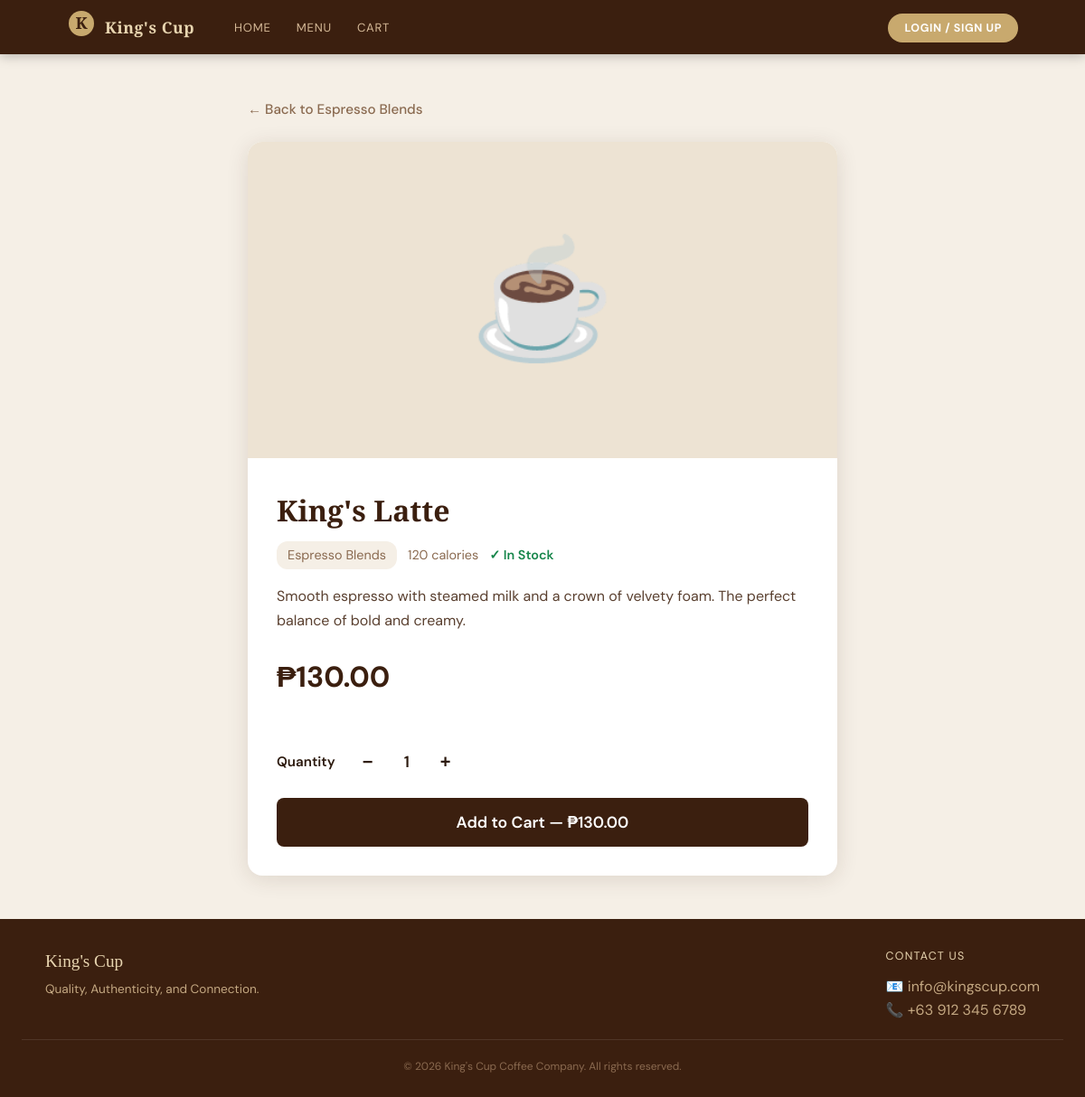
/customer/product.php?id=2, run on the app's committed database.
### tables this page shows
CREATE TABLE products (
    id INT AUTO_INCREMENT PRIMARY KEY,
    category_id INT NOT NULL,
    name VARCHAR(150) NOT NULL,
    description TEXT DEFAULT NULL,
    price DECIMAL(10,2) NOT NULL,
    image_url VARCHAR(500) DEFAULT NULL,
    calories INT DEFAULT NULL,
    stock INT DEFAULT 0,
    status ENUM('In Stock', 'Low Stock', 'Out of Stock') DEFAULT 'In Stock',
    is_available TINYINT(1) DEFAULT 1,
    created_at TIMESTAMP DEFAULT CURRENT_TIMESTAMP,
    updated_at TIMESTAMP DEFAULT CURRENT_TIMESTAMP ON UPDATE CURRENT_TIMESTAMP,
    FOREIGN KEY (category_id) REFERENCES categories(id) ON DELETE CASCADE
);

CREATE TABLE categories (
    id INT AUTO_INCREMENT PRIMARY KEY,
    name VARCHAR(100) NOT NULL,
    slug VARCHAR(100) NOT NULL UNIQUE,
    description TEXT DEFAULT NULL,
    sort_order INT DEFAULT 0,
    created_at TIMESTAMP DEFAULT CURRENT_TIMESTAMP
);

### includes/config.php (called while the page is built, shortened)
<?php
function get_db(): PDO {
    static $pdo = null;
    if ($pdo === null) {
        $dsn = sprintf('mysql:host=%s;dbname=%s;charset=%s;port=3306', DB_HOST, DB_NAME, DB_CHARSET);
        $options = [
            PDO::ATTR_ERRMODE            => PDO::ERRMODE_EXCEPTION,
            PDO::ATTR_DEFAULT_FETCH_MODE => PDO::FETCH_ASSOC,
            PDO::ATTR_EMULATE_PREPARES   => false,
            PDO::ATTR_TIMEOUT            => 5,
        ];
        try {
            $pdo = new PDO($dsn, DB_USER, DB_PASS, $options);
        } catch (PDOException $e) {
            if (APP_ENV === 'development') {
                die('
                <div style="background:#FEE2E2; color:#991B1B; padding:20px; margin:20px; border-radius:8px; font-family:sans-serif;">
                    <h2>❌ Database Connection Failed</h2>
                    <p><strong>Error:</strong> ' . htmlspecialchars($e->getMessage()) . '</p>
                    <p><strong>Please check:</strong></p>
                    <ol>
                        <li>Is MySQL running in XAMPP Control Panel?</li>
                        <li>Did you create the database "kingscup_db"?</li>
                        <li>Did you import database.sql into phpMyAdmin?</li>
                    </ol>
                    <p><strong>Quick Fix:</strong></p>
                    <ol>
                        <li>Open XAMPP Control Panel</li>
                        <li>Click <strong>Start</strong> next to MySQL</li>
                        <li>Open http://localhost/phpmyadmin</li>
                        <li>Create database: <strong>kingscup_db</strong></li>
                        <li>Import the <strong>database.sql</strong> file</li>
                    </ol>
                </div>
                ');
            } else {
                die('A database error occurred. Please try again later.');
            }
        }
    }
    return $pdo;
}

### includes/database.php (called while the page is built, shortened)
<?php
require_once __DIR__ . '/config.php';
function db_query(string $sql, array $params = []): PDOStatement {
    $stmt = get_db()->prepare($sql);
    $stmt->execute($params);
    return $stmt;
}
function db_fetch(string $sql, array $params = []): ?array {
    $row = db_query($sql, $params)->fetch();
    return $row ?: null;
}

### includes/functions.php (called while the page is built, shortened)
<?php
require_once __DIR__ . '/config.php';
require_once __DIR__ . '/database.php';
function h(string $s): string {
    return htmlspecialchars($s, ENT_QUOTES | ENT_SUBSTITUTE, 'UTF-8');
}

### customer/product.php (the view, shortened to what this page needs)
<?php
require_once __DIR__ . '/../includes/functions.php';
$product_id = isset($_GET['id']) ? (int)$_GET['id'] : 0;
$product = db_fetch(
    'SELECT p.*, c.name AS cat_name, c.slug AS cat_slug
     FROM products p
     JOIN categories c ON c.id = p.category_id
     WHERE p.id = ? AND p.is_available = 1',
    [$product_id]
);
require_once __DIR__ . '/../includes/header.php';
?>
<div style="max-width: 700px; margin: 0 auto; padding: 48px 24px;">
    <a href="menu.php?cat=<?= h($product['cat_slug']) ?>"
       style="display: inline-flex; align-items: center; gap: 8px; color: var(--text-light);
              margin-bottom: 24px; font-weight: 500; text-decoration: none; font-size: 0.95rem;"
       onmouseover="this.style.color='var(--brown-dark)'"
       onmouseout="this.style.color='var(--text-light)'">
        ← Back to <?= h($product['cat_name']) ?>
    </a>
    <div style="background: var(--white); border-radius: 16px; box-shadow: 0 4px 24px rgba(59,31,14,0.12); overflow: hidden;">
        <div style="width: 100%; height: 350px; background: var(--cream-dark);
                    display: flex; align-items: center; justify-content: center; overflow: hidden;">
            <?php if ($product['image_url']): ?>
                <img src="../assets/<?= h($product['image_url']) ?>"
                     alt="<?= h($product['name']) ?>"
                     style="width: 100%; height: 100%; object-fit: cover;"
                     onerror="this.style.display='none'; this.nextElementSibling.style.display='flex';">
                <span style="display: none; font-size: 8rem;">☕</span>
            <?php else: ?>
                <span style="font-size: 8rem;">☕</span>
            <?php endif; ?>
        </div>
        <div style="padding: 32px;">
            <h1 style="font-family: 'Playfair Display', serif; font-size: 2rem; color: var(--brown-dark); margin-bottom: 8px;">
                <?= h($product['name']) ?>
            </h1>
            <div style="display: flex; align-items: center; gap: 12px; margin-bottom: 16px;">
                <span style="font-size: 0.9rem; color: var(--text-light); background: var(--cream);
                             padding: 4px 12px; border-radius: 12px;">
                    <?= h($product['cat_name']) ?>
                </span>
                <?php if ($product['calories']): ?>
                    <span style="font-size: 0.9rem; color: var(--text-light);">
                        <?= $product['calories'] ?> calories
                    </span>
                <?php endif; ?>
                <?php if ($product['stock'] > 0): ?>
                    <span style="font-size: 0.9rem; color: #17864B; font-weight: 600;">
                        ✓ In Stock
                    </span>
                <?php else: ?>
                    <span style="font-size: 0.9rem; color: #991B1B; font-weight: 600;">
                        ✕ Out of Stock
                    </span>
                <?php endif; ?>
            </div>
            <?php if ($product['description']): ?>
                <p style="color: var(--text-mid); line-height: 1.7; margin-bottom: 24px; font-size: 1rem;">
                    <?= nl2br(h($product['description'])) ?>
                </p>
            <?php endif; ?>
            <div style="font-size: 2rem; font-weight: 700; color: var(--brown-dark); margin-bottom: 24px;
                        padding-bottom: 24px; border-bottom: 2px solid var(--border);">
                ₱<?= number_format($product['price'], 2) ?>
            </div>
            <?php if ($product['stock'] > 0): ?>
            <form id="addToCartForm" onsubmit="handleAddToCart(event)">
                <div style="display: flex; align-items: center; gap: 16px; margin-bottom: 20px;">
                    <span style="font-weight: 600; color: var(--text-dark); font-size: 0.95rem;">Quantity</span>
                    <div style="display: flex; align-items: center; gap: 8px;">
                        <button type="button" id="qtyMinus"
                                style="width: 40px; height: 40px; border: 2px solid var(--border);
                                       background: var(--white); border-radius: 8px; cursor: pointer;
                                       font-size: 20px; font-weight: 600; color: var(--text-dark);
                                       display: flex; align-items: center; justify-content: center;
                                       transition: all 0.2s;"
                                onmouseover="this.style.background='var(--cream-dark)'"
                                onmouseout="this.style.background='var(--white)'">
                            −
                        </button>
                        <span id="qtyValue" style="font-weight: 600; min-width: 30px; text-align: center; font-size: 1.1rem;">1</span>
                        <button type="button" id="qtyPlus"
                                style="width: 40px; height: 40px; border: 2px solid var(--border);
                                       background: var(--white); border-radius: 8px; cursor: pointer;
                                       font-size: 20px; font-weight: 600; color: var(--text-dark);
                                       display: flex; align-items: center; justify-content: center;
                                       transition: all 0.2s;"
                                onmouseover="this.style.background='var(--cream-dark)'"
                                onmouseout="this.style.background='var(--white)'">
                            +
                        </button>
                    </div>
                </div>
                <button type="submit" id="addToCartBtn"
                        style="width: 100%; padding: 16px; background: var(--brown-dark); color: var(--white);
                               border: none; border-radius: 8px; font-size: 1.1rem; font-weight: 600;
                               cursor: pointer; transition: all 0.2s; font-family: 'DM Sans', sans-serif;"
                        onmouseover="this.style.background='var(--brown-mid)'"
                        onmouseout="this.style.background='var(--brown-dark)'">
                    Add to Cart — ₱<?= number_format($product['price'], 2) ?>
                </button>
            </form>
            <?php else: ?>
                <div style="background: #FEE2E2; color: #991B1B; padding: 16px; border-radius: 8px; text-align: center; font-weight: 600;">
                    This product is currently out of stock
                </div>
            <?php endif; ?>
        </div>
    </div>
</div>
<?php require_once __DIR__ . '/../includes/footer.php'; ?>

### assets/css/style.css (style rules this page uses)
:root { --brown-dark: #3B1F0F; --brown-mid: #5C2E0E; --gold: #C8A96E; --gold-light: #E8D5B0; --cream: #F5EFE6; --cream-dark: #EDE3D3; --white: #FFFFFF; --text-dark: #2C1A0E; --text-mid: #5A4030; --text-light: #8A6A50; --font-display: 'Playfair Display', Georgia, serif; --font-body: 'DM Sans', sans-serif; --radius: 12px; --shadow: 0 4px 24px rgba(59,31,14,0.12); --transition: 0.25s ease; }
*, *::before, *::after { box-sizing: border-box; margin: 0; padding: 0; }
html { scroll-behavior: smooth; }
body { font-family: var(--font-body); background: var(--cream); color: var(--text-dark); line-height: 1.6; min-height: 100vh; }
a { text-decoration: none; color: inherit; }

### data on the page
products: category.name "Espresso Blends", name "King's Latte", calories "120", description "Smooth espresso with steamed milk and a crown of velvety foam. The perfect balance of bold and creamy.", price "130.00"
